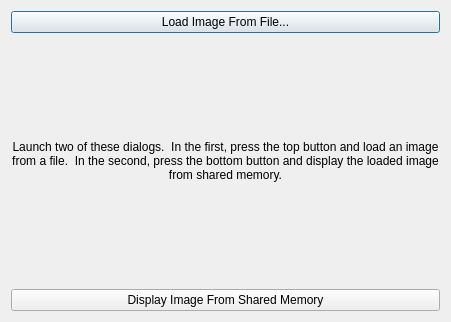
<?xml version="1.0" encoding="UTF-8"?>
<ui version="4.0">
 <class>Dialog</class>
 <widget class="QDialog" name="Dialog">
  <property name="geometry">
   <rect>
    <x>0</x>
    <y>0</y>
    <width>451</width>
    <height>322</height>
   </rect>
  </property>
  <property name="windowTitle">
   <string>Dialog</string>
  </property>
  <layout class="QGridLayout">
   <item row="0" column="0">
    <widget class="QPushButton" name="loadFromFileButton">
     <property name="text">
      <string>Load Image From File...</string>
     </property>
    </widget>
   </item>
   <item row="1" column="0">
    <widget class="QLabel" name="label">
     <property name="text">
      <string>Launch two of these dialogs.  In the first, press the top button and load an image from a file.  In the second, press the bottom button and display the loaded image from shared memory.</string>
     </property>
     <property name="alignment">
      <set>Qt::AlignmentFlag::AlignCenter</set>
     </property>
     <property name="wordWrap">
      <bool>true</bool>
     </property>
    </widget>
   </item>
   <item row="2" column="0">
    <widget class="QPushButton" name="loadFromSharedMemoryButton">
     <property name="text">
      <string>Display Image From Shared Memory</string>
     </property>
    </widget>
   </item>
  </layout>
 </widget>
 <resources/>
 <connections/>
</ui>
